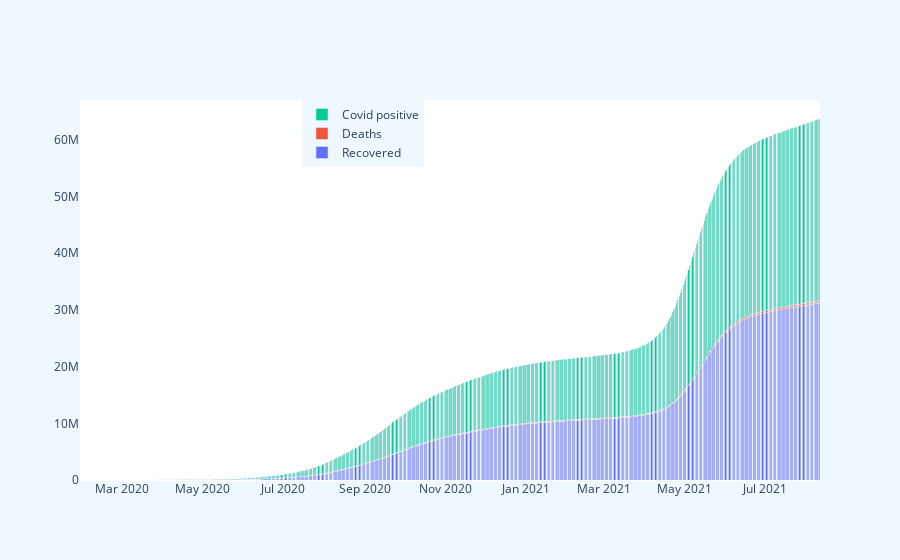

The cell this chart's notebook holds for it:
### Code cell
#Using plotly library , creating a dynamic graph to view the Number of people who have tested  positive,died and recovered through the time period 
#place the cursor on top of the plot to view the date and and count of the three attributes present in a stacked layout

#can zoom in and zoom out to view specific time periods as well  [top right corner/ directly via plot]
# autoscale to return to original

#check the legend and if you wish to view only a certain attribute deselect the rest


plot1 = go.Figure(go.Bar(x= g1.Date, y= g1.Cured, name='Recovered'))
plot1.add_trace(go.Bar(x=g1.Date, y= g1.Deaths, name='Deaths'))
plot1.add_trace(go.Bar(x=g1.Date, y= g1.Confirmed, name='Covid positive'))

plot1.update_layout(barmode='stack',legend_orientation="v",legend=dict(x= 0.3, y=1),
                 paper_bgcolor="aliceblue",
                 plot_bgcolor = "white")

iplot(plot1)

### Figure 1 — Plotly figure (JSON) as saved in the notebook; plotly's stock layout.template omitted (floating-point values rounded to 4 significant figures; data arrays with more than 128 entries replaced by an {"elided": "..."} marker saying what was removed)
{"data": [{"name": "Recovered", "type": "bar", "x": {"elided": "560 str values"}, "y": {"elided": "560 int values"}}, {"name": "Deaths", "type": "bar", "x": {"elided": "560 str values"}, "y": {"elided": "560 int values"}}, {"name": "Covid positive", "type": "bar", "x": {"elided": "560 str values"}, "y": {"elided": "560 int values"}}], "layout": {"barmode": "stack", "legend": {"orientation": "v", "x": 0.3, "y": 1}, "paper_bgcolor": "aliceblue", "plot_bgcolor": "white"}}
